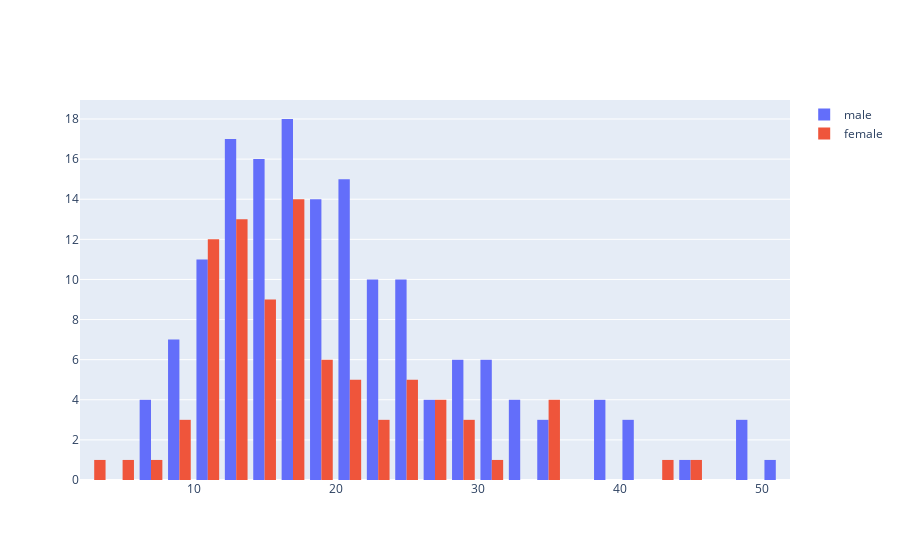

This figure's notebook cell:
### Markdown cell above
go

### Code cell
fig = go.Figure()
fig.add_trace(
    go.Histogram(
        x=df.query('sex=="Male"').total_bill,
        name='male'
    )
)
fig.add_trace(
    go.Histogram(
        x=df.query('sex=="Female"').total_bill,
        name='female'
    )
)

### Figure 1 — Plotly figure (JSON) as saved in the notebook; plotly's stock layout.template omitted (floating-point values rounded to 4 significant figures; data arrays with more than 128 entries replaced by an {"elided": "..."} marker saying what was removed)
{"data": [{"name": "male", "type": "histogram", "x": {"elided": "157 float values"}}, {"name": "female", "type": "histogram", "x": [16.99, 24.59, 35.26, 14.83, 10.33, 16.97, 20.29, 15.77, 19.65, 15.06, 20.69, 16.93, 10.29, 34.81, 26.41, 16.45, 3.07, 17.07, 26.86, 25.28, 14.73, 10.07, 34.83, 5.75, 16.32, 22.75, 11.35, 15.38, 44.3, 22.42, 20.92, 14.31, 7.25, 25.71, 17.31, 10.65, 12.43, 24.08, 13.42, 12.48, 29.8, 14.52, 11.38, 20.27, 11.17, 12.26, 18.26, 8.51, 10.33, 14.15, 13.16, 17.47, 27.05, 16.43, 8.35, 18.64, 11.87, 29.85, 25, 13.39, 16.21, 17.51, 10.59, 10.63, 9.6, 20.9, 18.15, 19.81, 43.11, 13, 12.74, 13, 16.4, 16.47, 12.76, 13.27, 28.17, 12.9, 30.14, 13.42, 15.98, 16.27, 10.09, 22.12, 35.83, 27.18, 18.78]}], "layout": {}}
